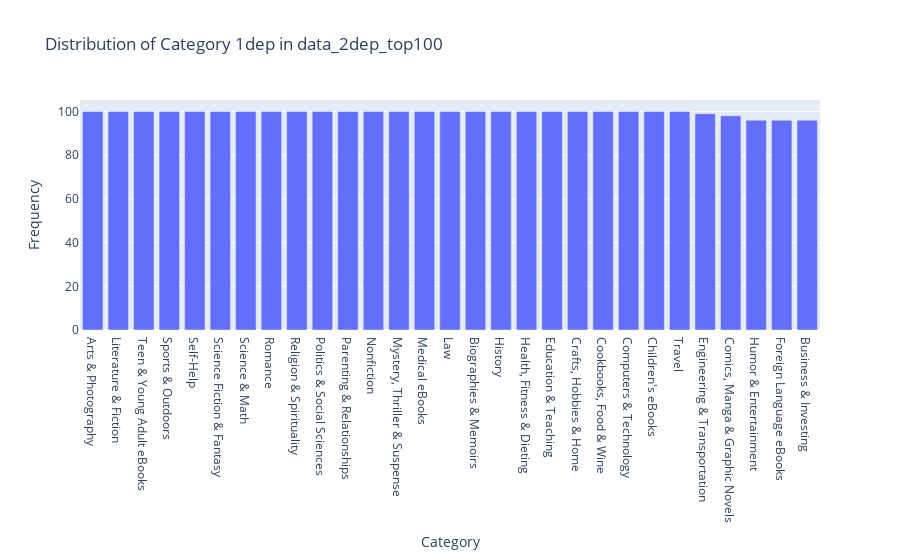

Here is the notebook cell this chart was saved with:
### Code cell
def plot_category_bar_plot(data: pd.DataFrame):
    category_counts = data["category"].value_counts().reset_index()
    category_counts.columns = ["category", "count"]

    # 繪製長條圖
    fig = px.bar(category_counts, x="category", y="count", labels={"category": "Category", "count": "Frequency"}, title="Distribution of Category 1dep in data_2dep_top100")

    # 顯示圖表
    fig.show()


plot_category_bar_plot(data_kindle_1dep)

### Figure 1 — Plotly figure (JSON) as saved in the notebook; plotly's stock layout.template omitted (floating-point values rounded to 4 significant figures)
{"data": [{"alignmentgroup": "True", "hovertemplate": "Category=%{x}<br>Frequency=%{y}<extra></extra>", "legendgroup": "", "marker": {"color": "#636efa", "pattern": {"shape": ""}}, "name": "", "offsetgroup": "", "orientation": "v", "showlegend": false, "textposition": "auto", "type": "bar", "x": ["Arts & Photography", "Literature & Fiction", "Teen & Young Adult eBooks", "Sports & Outdoors", "Self-Help", "Science Fiction & Fantasy", "Science & Math", "Romance", "Religion & Spirituality", "Politics & Social Sciences", "Parenting & Relationships", "Nonfiction", "Mystery, Thriller & Suspense", "Medical eBooks", "Law", "Biographies & Memoirs", "History", "Health, Fitness & Dieting", "Education & Teaching", "Crafts, Hobbies & Home", "Cookbooks, Food & Wine", "Computers & Technology", "Children's eBooks", "Travel", "Engineering & Transportation", "Comics, Manga & Graphic Novels", "Humor & Entertainment", "Foreign Language eBooks", "Business & Investing"], "xaxis": "x", "y": [100, 100, 100, 100, 100, 100, 100, 100, 100, 100, 100, 100, 100, 100, 100, 100, 100, 100, 100, 100, 100, 100, 100, 100, 99, 98, 96, 96, 96], "yaxis": "y"}], "layout": {"barmode": "relative", "legend": {"tracegroupgap": 0}, "title": {"text": "Distribution of Category 1dep in data_2dep_top100"}, "xaxis": {"anchor": "y", "domain": [0, 1], "title": {"text": "Category"}}, "yaxis": {"anchor": "x", "domain": [0, 1], "title": {"text": "Frequency"}}}}
